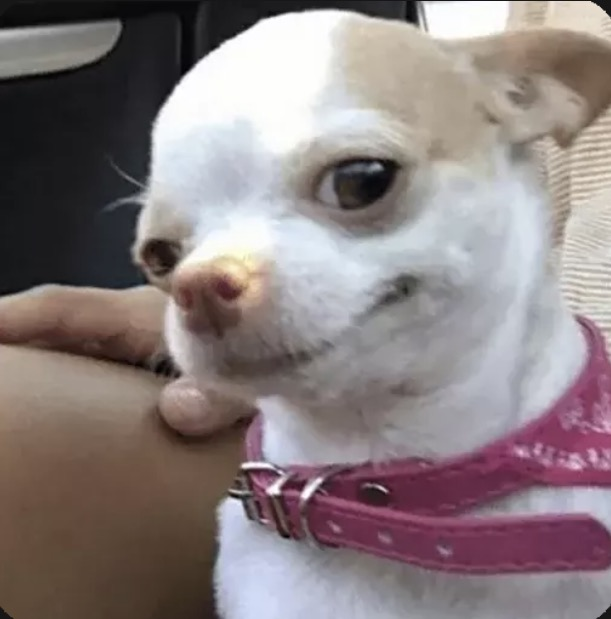
%> input picture TwoPC_Setup/RX_PC/dog.jpg, 611 x 619 px
$ octave --eval "test_x310_sync;"   (GNU Octave 9; MATLAB toolbox functions it lacks are replaced by stand-ins)
%> lines starting %> are read from the running program, lines starting %| are printed output that depends on the picture
### TwoPC_Setup/RX_PC/src/twopc_frame_contract.m
%% =========================================================================
%  FILE:     twopc_frame_contract.m
%  PROJECT:  PS-OFDM vs PS-AFDM live USRP demo  --  V1, 26 Aug 2026
%  AUTHORS:  Dr. Hyeon Seok Rou  |  Chloe (Claude Code)
% --------------------------------------------------------------------------
%  PURPOSE:
%    Deterministic frame contract shared by the TX PC and the RX PC. Both
%    hosts run this file on the same image file and obtain bit-identical
%    parameters, payload bits, transmit frames and reference structs, so
%    the receiver regenerates its ground truth locally and no backchannel
%    between the two PCs is needed.
%
%    Frame geometry: matched profile N = 256, 16-QAM, 48 symbols per frame
%    -> 42,432 bits, which carries one 84x84 image (4:2:0, 42,336 bits)
%    plus 96 pad bits. The PS-AFDM section uses Zadoff-Chu root 34 and the
%    PS-OFDM section root 25, so each receiver locks onto its own burst
%    inside one shared capture. Payload is scrambled with a fixed PN
%    sequence (seed 46) so transmit power does not depend on image content.
%
%  INPUTS:
%    imgFile : image file name, default 'dog.jpg'. MUST be identical on
%              both PCs -- it defines the payload.
%    imgDir  : folder holding the image, default = parent of src/
%  OUTPUTS:
%    C : struct -- .prmO .prmA (params), .refO .refA (receiver references),
%        .xO .xA (baseband frames), .bits (scrambled payload), .pn,
%        .rgb (84x84x3 uint8, image as transmitted), .S, .nPad, .imgFile
%
%  DEPENDENCIES:
%    combofdm_params, stage5_params, combofdm_build, stage5_afdm_build,
%    img2bits420, bits2img420  |  imread (MATLAB core)
% =========================================================================
function C = twopc_frame_contract(imgFile, imgDir)

if nargin < 1 || isempty(imgFile), imgFile = 'dog.jpg'; end
if nargin < 2 || isempty(imgDir)
    imgDir = fileparts(fileparts(mfilename('fullpath')));
end
imgPath = fullfile(imgDir, imgFile);
assert(exist(imgPath, 'file') == 2, ...
    'twopc_frame_contract: image not found: %s', imgPath);

% 1. params -- matched profile, two-radio STF on, long frames, split roots
prmO = combofdm_params(256, 'matched');
prmA = stage5_params(256, 'matched');
prmO.useSTF = true;   prmA.useSTF = true;
prmO.Nsym = 48;  prmO.NsymData = 48;
prmA.Nsym = 48;  prmA.NsymData = 48;
prmA.u = 34;                          % AFDM section ZC root (OFDM keeps 25)
nBits = prmO.bps * numel(prmO.dataBins) * prmO.Nsym;
assert(nBits == prmA.bps * numel(prmA.dataBins) * prmA.Nsym, ...
    'matched frames must carry identical bit counts');

% 2. image -> 84x84 canvas (center crop + nearest neighbour, no toolbox)
S = 84;
assert(6*S^2 <= nBits, 'bit budget violated: %d > %d', 6*S^2, nBits);
raw = imread(imgPath);
%> raw is the input picture: size 619x611x3 uint8; mean R, G, B 138, 126.6, 127.4
if size(raw,3) == 1, raw = repmat(raw, 1, 1, 3); end
sz = [size(raw,1), size(raw,2)];  c = min(sz);
%> after `sz = [size(raw,1), size(raw,2)]`: sz = [619 611]
%> after `c = min(sz)`: c = 611
r0 = floor((sz(1)-c)/2);  c0 = floor((sz(2)-c)/2);
%> after `r0 = floor((sz(1)-c)/2)`: r0 = 4
%> after `c0 = floor((sz(2)-c)/2)`: c0 = 0
sq = raw(r0+(1:c), c0+(1:c), :);
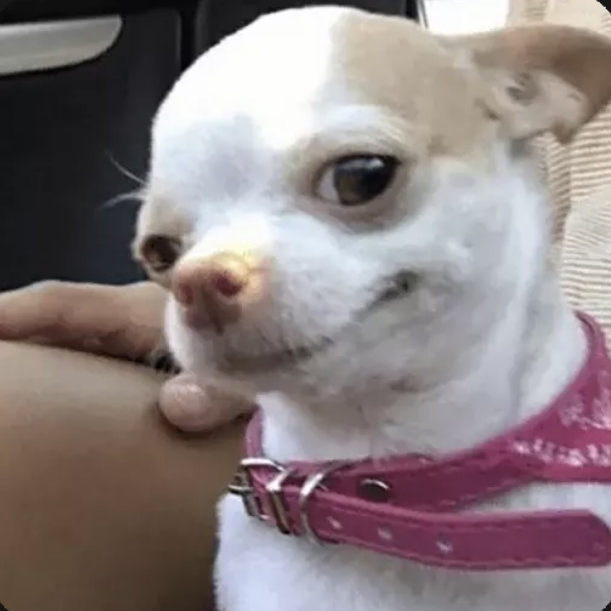
%> sq: size 611x611x3 uint8; mean R, G, B 138.6, 127.1, 127.8
ii = round(linspace(1, c, S));
%> ii = 84 values from 1 to 611
img84 = sq(ii, ii, :);
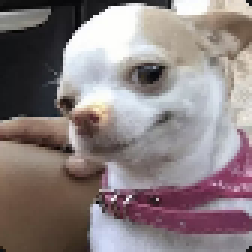
%> img84: size 84x84x3 uint8 (shown 3 times larger); mean R, G, B 138.2, 126.7, 127.5

% 3. bits: map, pad, scramble (fixed seed 46 -- part of the contract)
b    = img2bits420(img84);
nPad = nBits - numel(b);
rs   = RandStream('mt19937ar', 'Seed', 46);
pn   = randi(rs, [0 1], nBits, 1);
bits = double(xor([b; zeros(nPad,1)], pn));

% 4. frames
[xO, refO] = combofdm_build(bits, prmO);
[xA, refA] = stage5_afdm_build(bits, prmA);

C = struct('prmO',prmO, 'prmA',prmA, 'refO',refO, 'refA',refA, ...
    'xO',xO, 'xA',xA, 'bits',bits, 'pn',pn, ...
    'rgb',bits2img420(b, S), 'S',S, 'nPad',nPad, 'imgFile',imgFile);

end

### TwoPC_Setup/RX_PC/src/img2bits420.m
%% =========================================================================
%  FILE:     img2bits420.m
%  PROJECT:  PS-OFDM vs PS-AFDM live USRP demo  --  V1, 26 Aug 2026
%  AUTHORS:  Dr. Hyeon Seok Rou  |  Chloe (Claude Code)
% --------------------------------------------------------------------------
%  PURPOSE:
%    Forward pixel mapping for the webcam demo: RGB image -> bit vector at
%    6 bits/px average via BT.601 YCbCr, 4:2:0 chroma subsampling, 4-bit
%    quantization per plane sample. One 72x72 canvas fits one 64-QAM
%    matched AFDM frame (31,104 <= 31,824 bits).
%  INPUTS:
%    rgb : uint8 SxSx3, S even, full-range 0..255
%  OUTPUTS:
%    b      : double column vector, 6*S^2 bits in {0,1}
%    planes : struct .Yq (SxS), .Cbq, .Crq ((S/2)x(S/2)) uint8 0..15 --
%             quantized-lattice view for exactness testing
% =========================================================================
function [b, planes] = img2bits420(rgb)

S = size(rgb, 1);
%> S = 84
assert(size(rgb,2) == S && size(rgb,3) == 3 && mod(S,2) == 0, ...
    'img2bits420: expected even-sided square RGB, got %dx%dx%d', ...
    size(rgb,1), size(rgb,2), size(rgb,3));
R = double(rgb(:,:,1)); G = double(rgb(:,:,2)); B = double(rgb(:,:,3));
%> after `R = double(rgb(:,:,1))`:
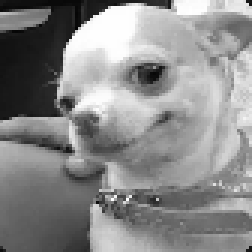
%> R: size 84x84 double (shown 3 times larger); min 4, max 255, mean 138.2
%> after `B = double(rgb(:,:,3))`:
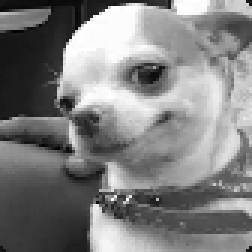
%> B: size 84x84 double (shown 3 times larger); min 0, max 255, mean 127.5

% 1. full-range BT.601 (Eqs. wc-y, wc-c)
Y  = 0.299*R + 0.587*G + 0.114*B;
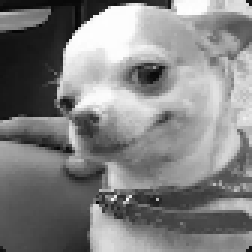
%> Y: size 84x84 double (shown 3 times larger); min 3.87, max 255, mean 130.2
Cb = 128 + 0.564*(B - Y);
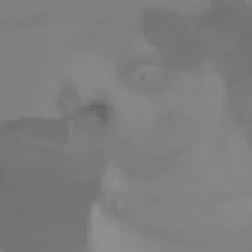
%> Cb: size 84x84 double (shown 3 times larger); min 103.6, max 143.3, mean 126.4
Cr = 128 + 0.713*(R - Y);
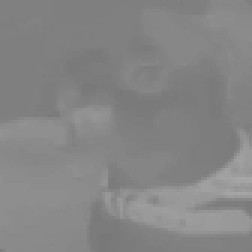
%> Cr: size 84x84 double (shown 3 times larger); min 120.8, max 167.3, mean 133.7

% 2. chroma 2x2 block mean (4:2:0)
blk = @(P) (P(1:2:end,1:2:end) + P(2:2:end,1:2:end) + ...
            P(1:2:end,2:2:end) + P(2:2:end,2:2:end)) / 4;
Cb = blk(Cb);  Cr = blk(Cr);

% 3. 4-bit quantization
q = @(P) uint8(min(max(floor(P/16), 0), 15));
planes = struct('Yq', q(Y), 'Cbq', q(Cb), 'Crq', q(Cr));

% 4. pack plane-major, sample-major, 4-bit MSB-first
v = double([planes.Yq(:); planes.Cbq(:); planes.Crq(:)]);
%> the run ends on the next line
b = reshape(int2bit(v, 4), [], 1);
end

### TwoPC_Setup/RX_PC/src/combofdm_params.m
%% =========================================================================
%  FILE:     combofdm_params.m
%  PROJECT:  PS-OFDM vs PS-AFDM live USRP demo  --  V1, 26 Aug 2026
%  AUTHORS:  Dr. Hyeon Seok Rou  |  Chloe (Claude Code)
% --------------------------------------------------------------------------
%  PURPOSE:
%    Single source of truth for the comb-pilot PS-OFDM frame: interleaved
%    pilots in EVERY symbol and per-symbol channel estimation, the OFDM
%    counterpart of the embedded-pilot (EPA) PS-AFDM frame.
%  INPUTS:
%    N       : 64 or 256 (default 64)
%    profile : 'native' (default, prior behaviour bit-exact) or
%              'matched' (N = 256 only)
%  OUTPUTS:
%    prm : struct — sampling/preamble/STF as stage5_params, c1 = c2 = 0,
%          .pilotStep.pilotBins .nullBins .dataBins (0-based) .nBack .Nsym
% =========================================================================
function prm = combofdm_params(N, profile)

if nargin < 1 || isempty(N), N = 64; end
if nargin < 2 || isempty(profile), profile = 'native'; end
assert(any(N == [64 256]), 'combofdm_params: N must be 64 or 256');
assert(any(strcmp(profile, {'native','matched'})), ...
    'combofdm_params: profile must be ''native'' or ''matched''');
assert(~strcmp(profile,'matched') || N == 256, ...
    'matched profile: N = 256 only');

% sampling + preamble + STF: identical to stage5_params (sample-level)
prm.fs    = 1e6;
prm.M     = 5;
prm.beta  = 0.35;
prm.span  = 10;                      % preamble RRC span (sync front end)
prm.Nzc   = 139;
prm.u     = 25;
prm.gd    = prm.span * prm.M / 2;
prm.useSTF  = false;
prm.stfNzc  = 16;
prm.stfU    = 7;
prm.stfNrep = 10;
prm.stfLs   = prm.stfNzc * prm.M;

% OFDM core (matched framework)
prm.Nfft = N;
prm.Ncp  = 16;
prm.c1   = 0;
prm.c2   = 0;
if strcmp(profile, 'matched')        % window discipline = EPA matched
    prm.ellmax = 3;  prm.nBack = 2;  prm.kernelSpan = 2;
    prm.pilotStep = 8;               % Np = 32 (comb unchanged)
elseif N == 64
    prm.ellmax = 2;  prm.nBack = 2;  prm.kernelSpan = 2;
    prm.pilotStep = 4;               % Np = 16 >= 2+2+2+1... see assert
else
    prm.ellmax = 4;  prm.nBack = 4;  prm.kernelSpan = 4;
    prm.pilotStep = 8;               % Np = 32
end
prm.profile = profile;
Np = N / prm.pilotStep;
% alias-free comb: causal tap support (after backoff) must fit the window
assert(prm.nBack + prm.ellmax + prm.kernelSpan + 1 <= Np, ...
    'comb too sparse for the channel support');
prm.pilotBins = (0 : prm.pilotStep : N-1).';          % 0-based
% matched profile: null |Z| - Np = 3 data bins so both waveforms carry
% exactly 221 data + 35 non-data REs per symbol.
% PLACEMENT: bins 125-127 sit at the +band edge (97.7-99.2 kHz of the
% 100 kHz chip Nyquist), so the notch merges into the RRC transition
% band. First choice 253-255 (= -3..-1 bins) carved a visible ~2 kHz
% dip at BAND CENTER in the measured spectra -- moved. Not pilots
% (120/128 are); nulls stay zero in the build and are excluded from
% dataBins, so CE/equalizer/demap never see them.
if strcmp(profile, 'matched')
    prm.nullBins = (125:127).';
else
    prm.nullBins = zeros(0,1);
end
prm.dataBins  = setdiff((0:N-1).', [prm.pilotBins; prm.nullBins]);

% receiver standard practice: tap-support
% truncation (CE noise x S/Np = 8/32 = -6 dB) + per-bin MMSE label.
% Matched profile ON; native/legacy OFF -> prior behaviour bit-exact.
prm.ceTrunc = strcmp(profile, 'matched');
if strcmp(profile, 'matched'), prm.eqMode = 'mmse'; else, prm.eqMode = 'zf'; end

prm.Nsym     = 9;                    % every symbol: comb + data
prm.NsymData = prm.Nsym;

prm.modType  = 'qam';
prm.modOrder = 16;
prm.bps      = log2(prm.modOrder);

end

### TwoPC_Setup/RX_PC/src/stage5_params.m
%% =========================================================================
%  FILE:     stage5_params.m
%  PROJECT:  PS-OFDM vs PS-AFDM live USRP demo  --  V1, 26 Aug 2026
%  AUTHORS:  Dr. Hyeon Seok Rou  |  Chloe (Claude Code)
% --------------------------------------------------------------------------
%  PURPOSE:
%    Single source of truth for the embedded-pilot (EPA) PS-AFDM frame,
%    with a per-symbol pilot. Two configurations selected by N: N = 64
%    "moderate" and N = 256 "comfortable", plus the 'matched' profile
%    (N = 256 only) whose guards are shrunk to an indoor channel so that
%    the frame resource-matches the comb-pilot PS-OFDM exactly (221 data
%    bins, pilot energy 32). Per-symbol channel estimation removes any
%    need for cross-symbol channel prediction.
%  INPUTS:
%    N       : 64 (default) or 256
%    profile : 'native' (default, prior behaviour bit-exact) or
%              'matched' (N = 256 only)
%  OUTPUTS:
%    prm : struct — sampling/preamble/STF as stage4_params, plus EPA:
%          .zoneLen.p0 .dataBins (0-based) .Ap .pilotFrac .kernelSpan
%          .roL (readout lattice bin list) .noiseBins (0-based)
% =========================================================================
function prm = stage5_params(N, profile)

if nargin < 1 || isempty(N), N = 64; end
if nargin < 2 || isempty(profile), profile = 'native'; end
assert(any(N == [64 256]), 'stage5_params: N must be 64 or 256');
assert(any(strcmp(profile, {'native','matched'})), ...
    'stage5_params: profile must be ''native'' or ''matched''');
assert(~strcmp(profile,'matched') || N == 256, ...
    'matched profile: N = 256 only (fmax = 1 zone >= 45%% at N = 64)');

% sampling + preamble + STF: identical to Stage 4 (sample-level, N-blind)
prm.fs    = 1e6;
prm.M     = 5;                       % chips at 200 kchip/s (band rule)
prm.beta  = 0.35;
prm.span  = 10;                      % preamble RRC span (sync front end)
prm.Nzc   = 139;
prm.u     = 25;
prm.gd    = prm.span * prm.M / 2;
prm.useSTF  = false;                 % two-radio scripts set true
prm.stfNzc  = 16;
prm.stfU    = 7;
prm.stfNrep = 10;
prm.stfLs   = prm.stfNzc * prm.M;

% EPA core (table)
prm.Nfft = N;
prm.Ncp  = 16;
if strcmp(profile, 'matched')        % N = 256, resource-matched to comb
    prm.fmax = 1;  prm.xi = 0;  prm.ellmax = 3;
    prm.nBack = 2;  prm.kernelSpan = 2;
elseif N == 64                       % "moderate"
    prm.fmax = 0;  prm.xi = 1;  prm.ellmax = 2;
    prm.nBack = 2;  prm.kernelSpan = 2;
else                                 % N = 256, "comfortable"
    prm.fmax = 1;  prm.xi = 1;  prm.ellmax = 4;
    prm.nBack = 4;  prm.kernelSpan = 4;
end
prm.profile = profile;
prm.c1 = (2*(prm.fmax + prm.xi) + 1) / (2*prm.Nfft);
prm.c2 = 1 / (2*pi*prm.Nfft);
assert(mod(2*prm.Nfft*prm.c1, 2) == 1, 'CPP == CP needs 2N*c1 odd');
assert(prm.nBack >= prm.kernelSpan && ...
       prm.nBack + prm.ellmax + prm.kernelSpan <= prm.Ncp, ...
       'backoff budget violated');

% exclusion zone Z = [0, zoneLen-1], pilot at p0, data on the rest
s    = 2*(prm.fmax + prm.xi) + 1;    % ridge strip
xif  = prm.fmax + prm.xi;
leff = prm.ellmax + prm.nBack;
qmax = s*leff + xif;
prm.zoneLen  = 2*s*leff + 4*xif + 1;
assert(prm.zoneLen < prm.Nfft, 'exclusion zone must leave data bins');
prm.p0       = qmax + xif;
prm.dataBins = (prm.zoneLen : prm.Nfft-1).';          % 0-based
% readout lattice (bins carrying pilot path energy) + zone noise bins
[lq, fq] = meshgrid(0:leff, -prm.fmax:prm.fmax);
prm.roL = mod(prm.p0 - (s*lq(:) - fq(:)), prm.Nfft);
assert(all(prm.roL < prm.zoneLen), 'readout lattice must lie inside Z');
% NOTE: the zone's non-readout bins are NOT noise-only (data shifted by
% q lands there legitimately); the receiver estimates noise from the
% pre-burst window instead (stage5_afdm_rx step 3a).

% pilot power: fraction rho of symbol power. SWEPT 2026-08-13 (0.05..0.40,
% 30 + 12 dB, tau = 0.40 channel): N = 256 flat-optimal at 0.15-0.20; the
% N = 64 config is pilot-limited at low SNR (5-point lattice, 35 data
% bins) with its knee at 0.30 (12 dB: EVM 18.7 -> 17.6 %, BER 5.3e-3;
% 30 dB: 6.43 -> 6.31 % -- better at BOTH).
% matched profile instead matches the COMB pilot energy exactly:
% Ap^2 = Np = 32 unit-power comb pilots -> rho = 32/253 (power match);
% data 221 / non-data 35 REs equal on both sides
% (comb nulls 3 bins), so data, pilot, and total energies match term by term.
Nd = numel(prm.dataBins);
if strcmp(profile, 'matched')
    NpComb = N / 8;                  % combofdm_params pilotStep = 8
    prm.pilotFrac = NpComb / (NpComb + Nd);
elseif N == 64
    prm.pilotFrac = 0.3;
else
    prm.pilotFrac = 0.2;
end
prm.Ap = sqrt(prm.pilotFrac/(1-prm.pilotFrac) * Nd);

% frame: EVERY symbol carries pilot + data (no dedicated pilot symbol)
prm.Nsym     = 9;                    % production airtime convention
prm.NsymData = prm.Nsym;             % all symbols carry data

% payload
prm.modType  = 'qam';
prm.modOrder = 16;
prm.bps      = log2(prm.modOrder);

end

### TwoPC_Setup/RX_PC/tests/test_x310_sync.m
%% =========================================================================
%  FILE:     test_x310_sync.m
%  PROJECT:  PS-OFDM vs PS-AFDM live USRP demo  --  X310 port
% --------------------------------------------------------------------------
%  PURPOSE:
%    Replays the failure seen on the X310 pair (2026-09-26): CFO of
%    -7.5 kHz, beyond the STF's +-6.25 kHz unambiguous range, plus LO-
%    leakage tones 27 dB above the noise, and a capture that ends inside
%    a second OFDM burst. With the RX front end of RX_PC_MAIN
%    (rx_chansel + cfoAmbig + noiseBW) both waveforms must decode with
%    BER 0 and the CFO must be estimated within 50 Hz; the second check
%    shows the legacy front end really did alias.
%  INPUTS:
%    none
%  OUTPUTS:
%    none (errors on failure)
%  DEPENDENCIES:
%    twopc_frame_contract, combofdm_rx, stage5_afdm_rx, rx_chansel
% =========================================================================
function test_x310_sync

C = twopc_frame_contract();
cfo = -7500;
rs = RandStream('mt19937ar', 'Seed', 7);
prms = {C.prmO, C.prmA};  refs = {C.refO, C.refA};
rxf  = {@combofdm_rx, @stage5_afdm_rx};

% every bandwidth the GUI offers at its edges and the default: the CFO in
% Hz is fixed by the radios, so it is a different fraction of fs each time
for fs = [0.5e6 1e6 10e6]
    % IF-removed composite: OFDM, AFDM, then an OFDM burst cut by the end
    y = [zeros(20000,1); C.xO; zeros(15000,1); C.xA; zeros(15000,1); ...
         C.xO(1:30000)];
    n = (0:numel(y)-1).';
    y = 0.05 * y .* exp(1j*(2*pi*cfo*n/fs + 0.7));
    Ps = mean(abs(0.05*C.xO).^2);
    sig2 = Ps * 10^(-3.5);                              % 35 dB SNR
    y = y + sqrt(sig2/2) * (randn(rs, size(y)) + 1j*randn(rs, size(y)));
    % RX and TX LO leakage: tones at -IF and -IF + cfo (IF = 0.24 fs)
    aT = sqrt(sig2 * 10^2.7);
    y = y + aT * (exp(-1j*2*pi*0.24*n) + 0.5*exp(1j*2*pi*(cfo/fs - 0.24)*n));

    [yf, nbw] = rx_chansel(y);
    for w = 1:2
        p = prms{w};  p.fs = fs;  p.cfoAmbig = 2;  p.noiseBW = nbw;
        o = rxf{w}(yf, refs{w}, p);
        assert(o.m > 0.9, 'fs %g w%d: sync metric %.3f', fs, w, o.m);
        assert(abs(o.cfoHz - cfo) < 50, 'fs %g w%d: CFO %.0f Hz, true %.0f', ...
            fs, w, o.cfoHz, cfo);
        ber = mean(o.bitsHat ~= C.bits);
        assert(ber == 0, 'fs %g w%d: BER %.3g', fs, w, ber);
    end

    % legacy front end at 1 MS/s: the coarse CFO aliases (+-6.25 kHz range)
    if fs == 1e6
        [~, cfoL] = burst_sync(y, C.refO, C.prmO);
        assert(abs(cfoL - cfo) > 1000, 'legacy sync unexpectedly resolved %.0f Hz', cfoL);
    end
end

end

$ run again, with TwoPC_Setup/RX_PC/ku.jpg copied over TwoPC_Setup/RX_PC/dog.jpg
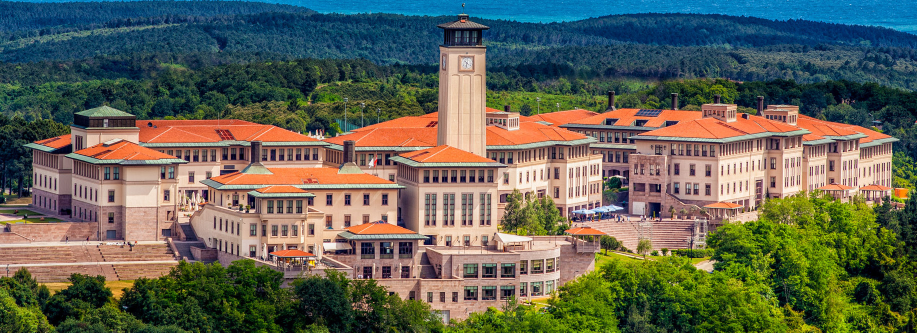
%> input picture TwoPC_Setup/RX_PC/ku.jpg, 1834 x 665 px (shown at 1/2 size)
%> in twopc_frame_contract, raw is the input picture: size 665x1834x3 uint8; mean R, G, B 98.6, 100.3, 85.4
%> in img2bits420, `Cb = 128 + 0.564*(B - Y);`:
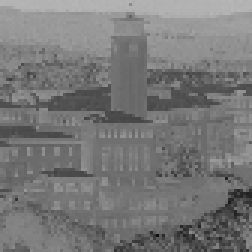
%> Cb: size 84x84 double (shown 3 times larger); min 14.76, max 182.7, mean 120.3
%> in img2bits420, `Cr = blk(Cr)`:
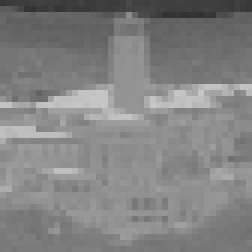
%> Cr: size 42x42 double (shown 6 times larger); min 49.81, max 199.2, mean 131
